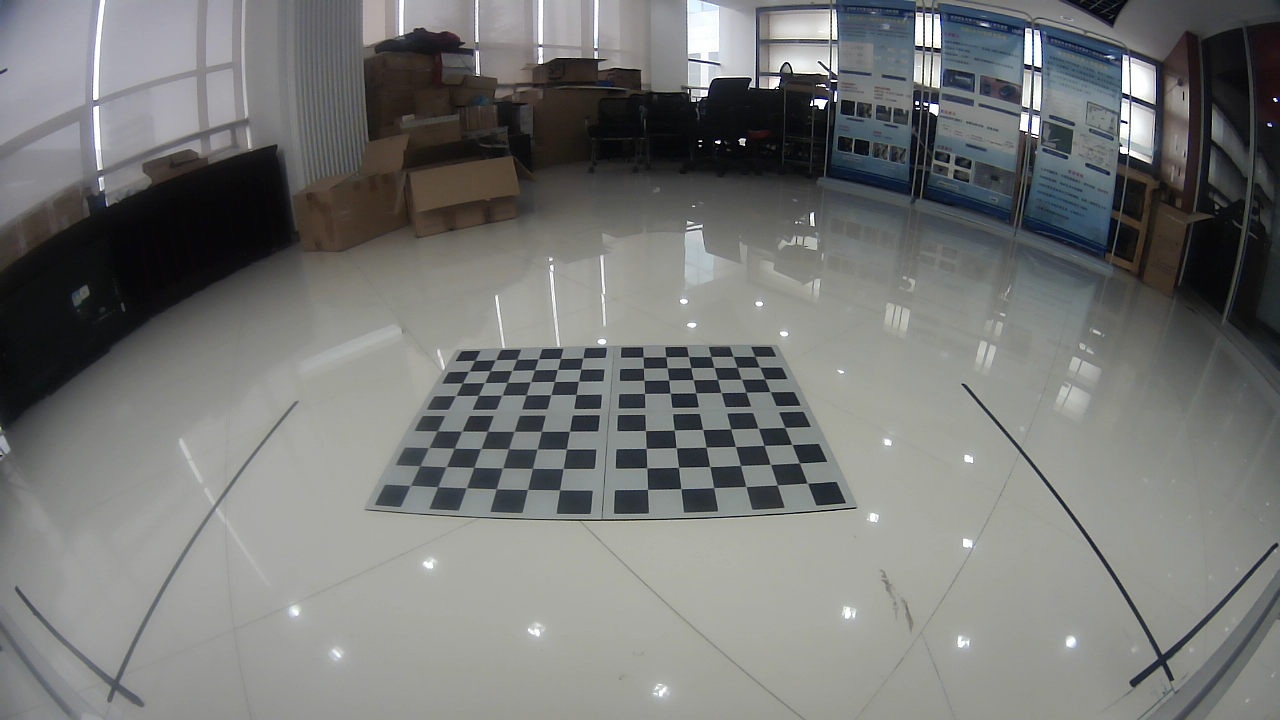
//> input picture data/front.png, 1280 x 720 px
$ ./fisheye_cor   (built with g++ and OpenCV 4)
//> lines starting //> are read from the running program, lines starting //| are printed output that depends on the picture
#include<opencv2/opencv.hpp>
#include <opencv2/core/cuda.hpp>
// #include <opencv2/cudawarping.hpp>

#include <vector>
#include <string>

using std::cout;
using std::endl;
using std::vector;
using namespace cv;

const int CAMERA_NUM = 4;
const int CAMERA_FRAME_WIDTH = 1280;
const int CAMERA_FRAME_HEIGHT = 720;

int main()
{
    cv::Matx33d intrinsic_matrix[4];
	cv::Vec4d distortion_coeffs[4];

	//front
    intrinsic_matrix[0] << 499.2256225154061, 0, 685.0325527895111,
                        0, 499.6344093018186, 288.8632118906361,
                        0, 0, 1;

    distortion_coeffs[0] << -0.0230412, 0.00631978, -0.00455568, 0.000311248;

    //left
    intrinsic_matrix[1] << 512.0799991633208, 0, 681.3682183385124,
                        0, 511.931977341321, 348.725565495493,
                        0, 0, 1;

    distortion_coeffs[1] << -0.0309463, 0.00392602, -0.00515291, 0.00102781;

	//back
    intrinsic_matrix[2] << 500.8548704340391, 0, 644.1812130625166,
                        0, 499.9234264350891, 391.6005802176933,
                        0, 0, 1;

    distortion_coeffs[2] << -0.0136425, -0.0220779, 0.0208222, -0.00740363;

	//right
    intrinsic_matrix[3] << 499.9046978644982, 0, 612.955400120308,
                        0, 500.02613225669, 357.855947068545,
                        0, 0, 1;

    distortion_coeffs[3] << -0.0248636, 0.0124981, -0.0126063, 0.00352282;


    // [8 lines of commented-out code are left out]

	std::string foldername = "./bk/0928/";

	cv::Mat distoredFront = cv::imread(foldername + "front.png");
//> distoredFront is the input picture: 720 rows x 1280 cols, CV_8UC3; mean B, G, R 117.4, 119.2, 117.8
	cv::Mat distoredLeft = cv::imread(foldername + "left.png");
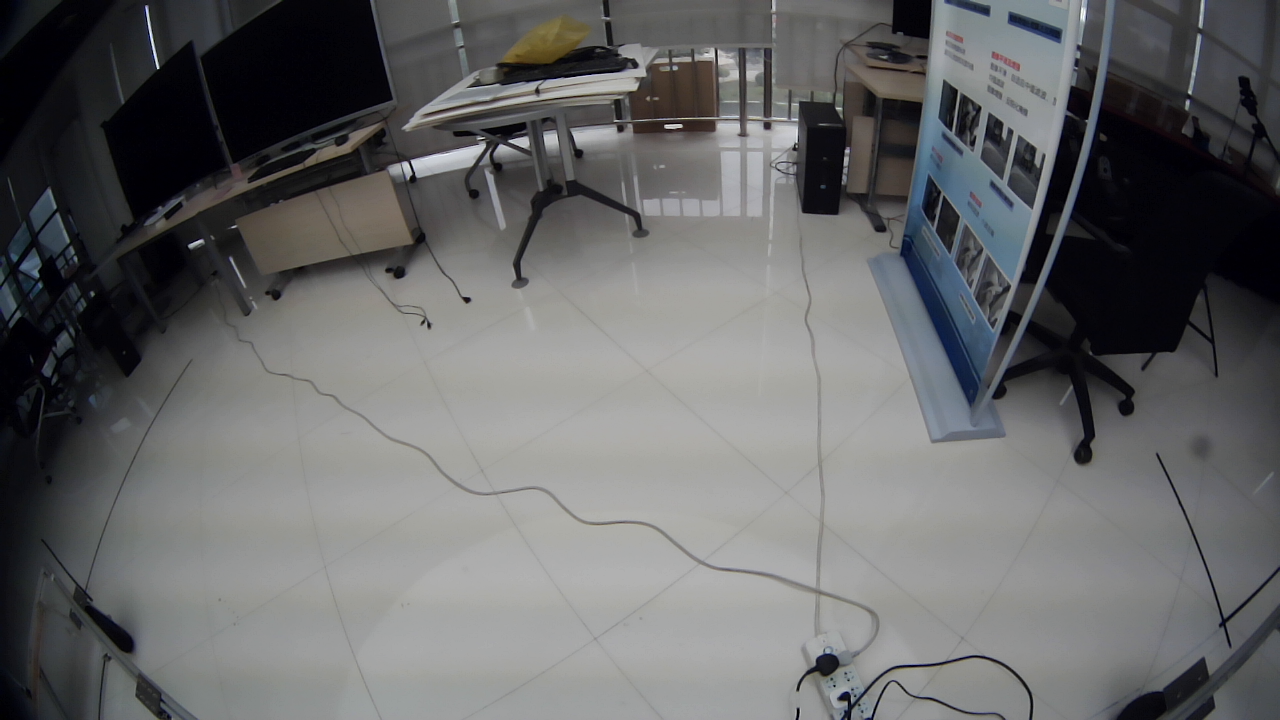
//> input picture data/left.png, 1280 x 720 px
//> distoredLeft is the input picture: 720 rows x 1280 cols, CV_8UC3; mean B, G, R 103.3, 102.4, 101.7
	cv::Mat distoredBack = cv::imread(foldername + "back.png");
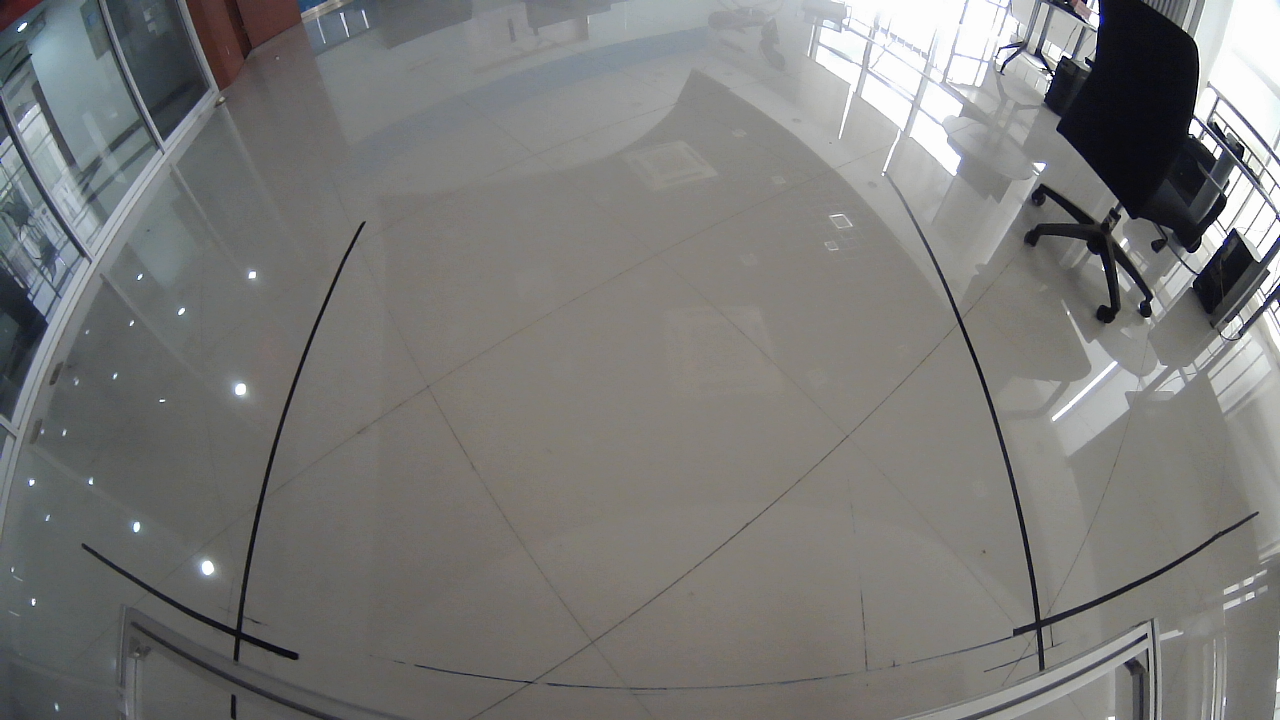
//> input picture data/back.png, 1280 x 720 px
//> distoredBack is the input picture: 720 rows x 1280 cols, CV_8UC3; mean B, G, R 119.7, 121.4, 121.7
	cv::Mat distoredRight = cv::imread(foldername + "right.png");
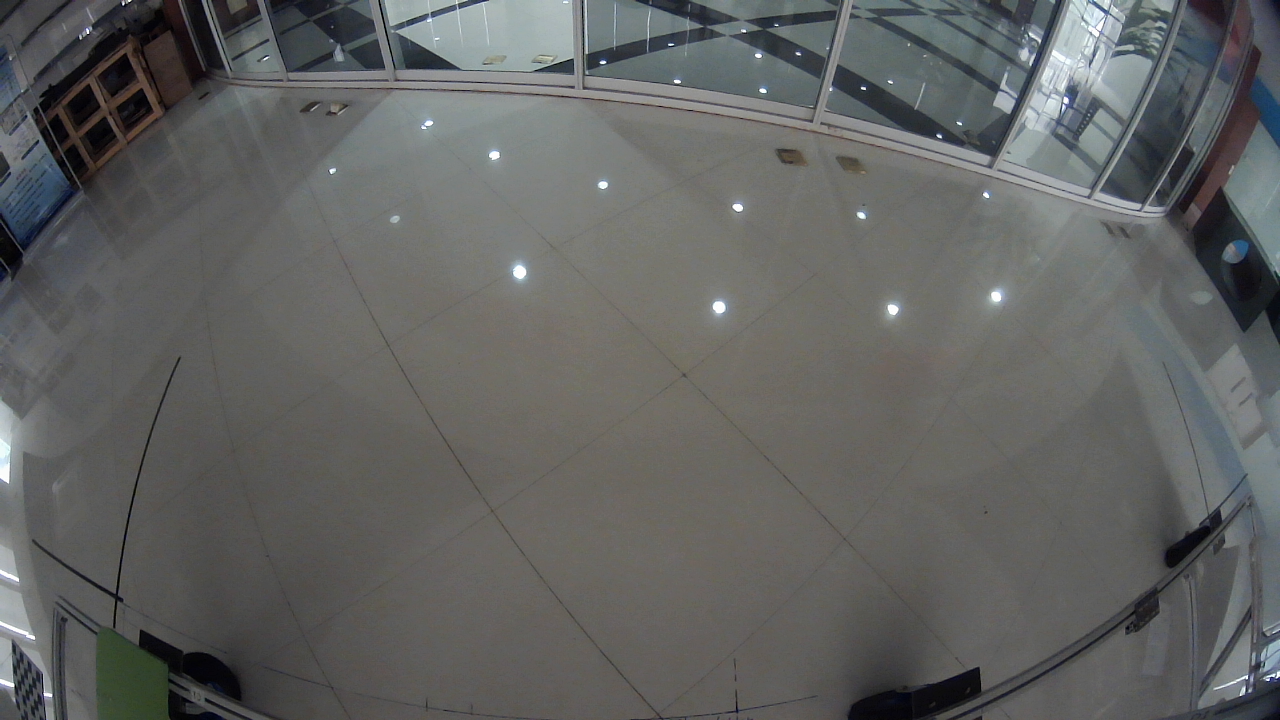
//> input picture data/right.png, 1280 x 720 px
//> distoredRight is the input picture: 720 rows x 1280 cols, CV_8UC3; mean B, G, R 97.3, 98.4, 97.3

	cv::Mat undistoredFront, undistoredLeft, undistoredRight, undistoredBack;

	cv::Size imgSize = distoredFront.size();
//> imgSize = Size(1280, 720)
	float scale = 1.5;
	Size undistorSize = Size(imgSize.width*scale,imgSize.height*scale);
//> undistorSize = Size(1920, 1080)
	scale = 1.0;
	Size perspectiveSize = Size(undistorSize.width*scale,undistorSize.height*scale);
//> perspectiveSize = Size(1920, 1080)
    cv::Mat undistorImg;
    cv::Mat mapx[CAMERA_NUM];// = cv::Mat(undistorSize,CV_32FC1);
    cv::Mat mapy[CAMERA_NUM];// = cv::Mat(undistorSize,CV_32FC1);
    cv::Mat R = cv::Mat::eye(3,3,CV_32FC1);

	// Mat newMatrix = Mat::eye(3,3,CV_32F);
	// Mat optMatrix = Mat::eye(3,3,CV_32F);

	cv::Mat newMatrix[CAMERA_NUM];

	for(int i=0;i<CAMERA_NUM;i++)
	{
		newMatrix[i] = cv::Mat::eye(3,3,CV_32F);
		mapx[i] = cv::Mat(undistorSize,CV_32FC1);
		mapy[i] = cv::Mat(undistorSize,CV_32FC1);
	}

	newMatrix[0] = (cv::Mat_<float>(3,3)<< 136.20689, 0, 869, 0, 158.6207, 363, 0, 0, 1);//front
	newMatrix[1] = (cv::Mat_<float>(3,3)<< 184.48276, 0, 692, 0, 194.82761, 360, 0, 0, 1);//left
	newMatrix[2] = (cv::Mat_<float>(3,3)<< 272.40869, 0, 640, 0, 209.15546, 360, 0, 0, 1);//back
	newMatrix[3] = (cv::Mat_<float>(3,3)<< 165.0714, 0, 737, 0, 183.35963, 451, 0, 0, 1);//right
	Mat newMatrixxxx = Mat::eye(3,3,CV_32F);
	// auto newmatrix = intrinsic_matrix;

	for(int i=0;i<4;i++)
	{
		// cout<<"camera:"<<i<<endl<<intrinsic_matrix[i]<<endl<<distortion_coeffs[i]<<endl<<endl;
		fisheye::estimateNewCameraMatrixForUndistortRectify(intrinsic_matrix[i], distortion_coeffs[i], imgSize, R, newMatrix[i], 0.9f, undistorSize, 1.0);
		// newMatrix[i].at<float>(0,2) = CAMERA_FRAME_WIDTH/2;
    	// newMatrix[i].at<float>(1,2) = CAMERA_FRAME_HEIGHT/2;
		cout<<"estimateNewCameraMatrixForUndistortRectify"<<endl<<newMatrix[i]<<endl<<endl;
		// cv::fisheye::initUndistortRectifyMap(intrinsic_matrix[i], distortion_coeffs[i], R, newMatrix[i], imgSize, CV_32FC1, mapx[i], mapy[i]);
		cv::fisheye::initUndistortRectifyMap(intrinsic_matrix[i], distortion_coeffs[i], R, newMatrix[i], undistorSize, CV_32FC1, mapx[i], mapy[i]);
	}

	// newMatrix[3].at<float>(0,2) = CAMERA_FRAME_WIDTH/2 - 150;
	// newMatrix[3].at<float>(1,2) = CAMERA_FRAME_HEIGHT/2;
	// cv::fisheye::initUndistortRectifyMap(intrinsic_matrix[3], distortion_coeffs[3], R, newMatrix[3], imgSize, CV_32FC1, mapx[3], mapy[3]);

	cv::remap(distoredFront, undistoredFront, mapx[0], mapy[0], cv::INTER_CUBIC);
	cv::remap(distoredLeft, undistoredLeft, mapx[1], mapy[1], cv::INTER_CUBIC);
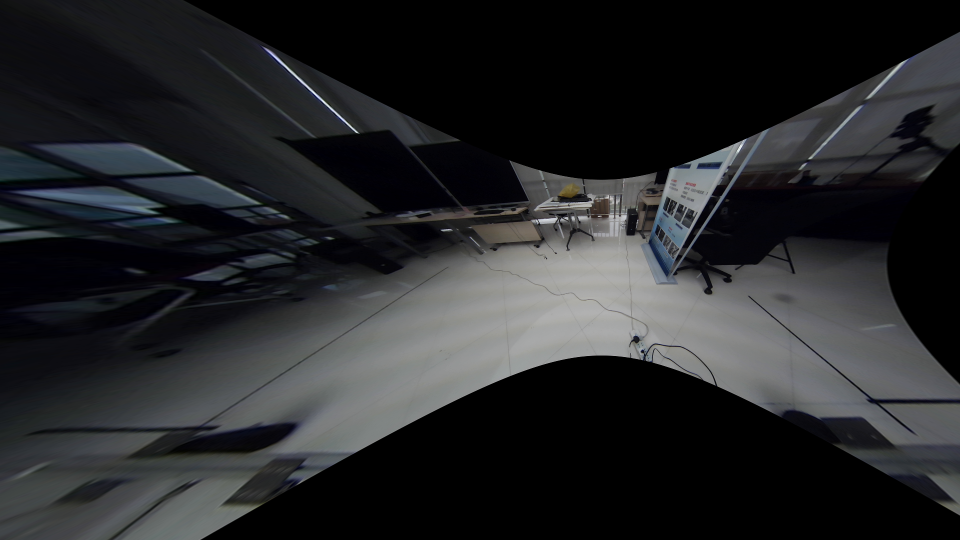
//> undistoredLeft: 1080 rows x 1920 cols, CV_8UC3 (shown at 1/2 size); mean B, G, R 41.1, 39.2, 38
	cv::remap(distoredBack, undistoredBack, mapx[2], mapy[2], cv::INTER_CUBIC);
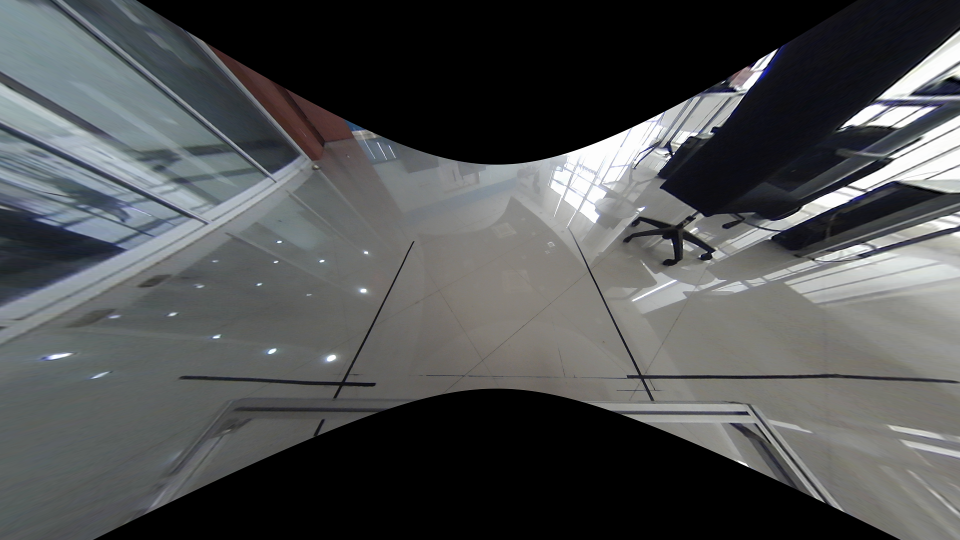
//> undistoredBack: 1080 rows x 1920 cols, CV_8UC3 (shown at 1/2 size); mean B, G, R 80.5, 79.8, 78
	cv::remap(distoredRight, undistoredRight, mapx[3], mapy[3], cv::INTER_CUBIC);
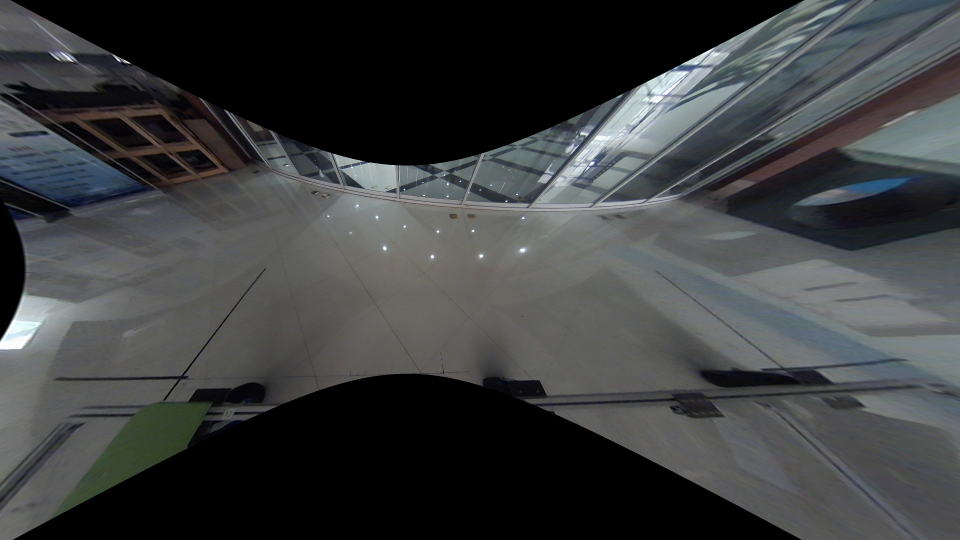
//> undistoredRight: 1080 rows x 1920 cols, CV_8UC3 (shown at 1/2 size); mean B, G, R 63.2, 62.2, 60.2

	cv::imwrite("undistoredFront.png",undistoredFront);
	cv::imwrite("undistoredLeft.png",undistoredLeft);
	cv::imwrite("undistoredRight.png",undistoredRight);
	cv::imwrite("undistoredBack.png",undistoredBack);

	// //find H

	//right
	vector<Point2f> srcPts = {cv::Point2f(183,675), cv::Point2f(370, 598), cv::Point2f(1048,587), cv::Point2f(1182,678)};
	vector<Point2f> dstPts = {cv::Point2f(63,727), cv::Point2f(60, 492), cv::Point2f(1399,382), cv::Point2f(1408,703)};
	Mat hRight = findHomography(srcPts, dstPts);


	//front
	srcPts = {cv::Point2f(488,651), cv::Point2f(1090, 405), cv::Point2f(1465,407), cv::Point2f(1736,514)};
	dstPts = {cv::Point2f(605,1057), cv::Point2f(609, 914-200), cv::Point2f(1575, 919-200), cv::Point2f(1568,1022)};
	Mat hFront = findHomography(srcPts, dstPts);
	// Mat hFront = (cv::Mat_<float>(3,3)<<0.1011, 0.5896, -772.2538, -0.0708, 1.5019, -1759.8974, -0.0000, 0.0009, -1.0000);
	// Mat hFront = (cv::Mat_<double>(3,3)<<0.4048, 2.7428, -1023.2658, -0.0322, 3.0527, -895.9248, -0.0000, 0.0039, -1.0000);

	cout<<"hFront:"<<hFront<<endl;

	//left
	srcPts = {cv::Point2f(869,669), cv::Point2f(963, 603), cv::Point2f(1524,562), cv::Point2f(1769,657)};
	dstPts = {cv::Point2f(526,754), cv::Point2f(516, 556), cv::Point2f(1866,294), cv::Point2f(1876,720)};

	Mat hLeft = findHomography(srcPts, dstPts);

	//back
	srcPts = {cv::Point2f(189,757), cv::Point2f(661, 564), cv::Point2f(1268,571), cv::Point2f(1630,757)};
	dstPts = {cv::Point2f(358,1035), cv::Point2f(360, 912), cv::Point2f(1335,910), cv::Point2f(1338,1033)};
	Mat hBack = findHomography(srcPts, dstPts);

	cv::Mat perspectiveFront, perspectiveLeft, perspectiveRight, perspectiveBack;
	cv::cuda::GpuMat gpuInput;
	cv::cuda::GpuMat gpuOutput;

//> (the run ends here: the program stops with an error, at `gpuInput.upload(undistoredFront);`)
